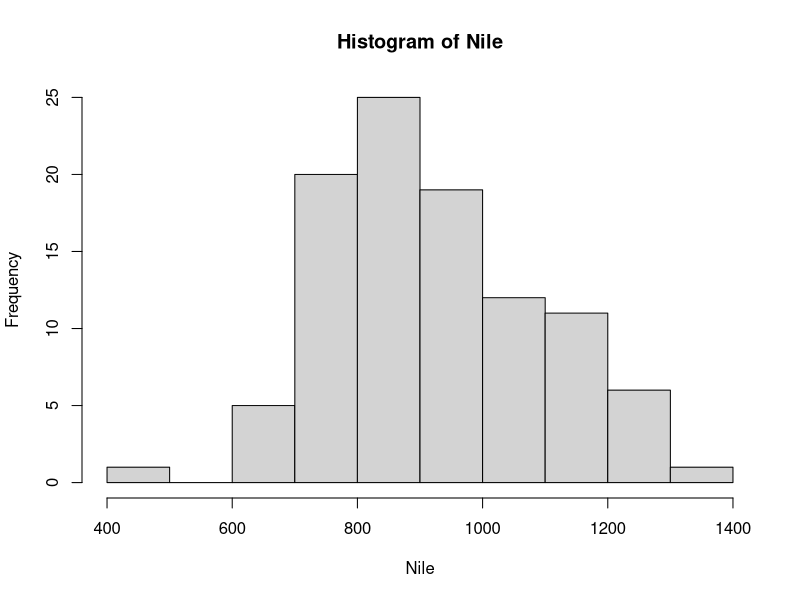
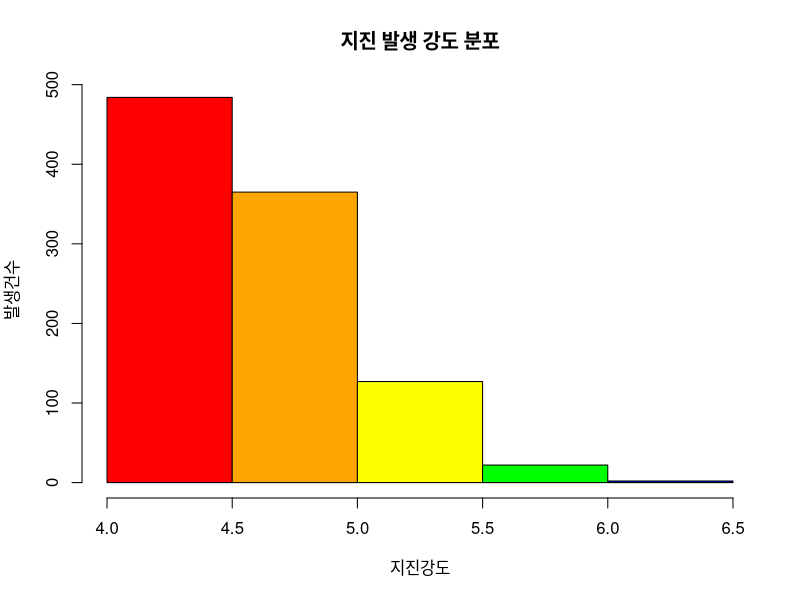
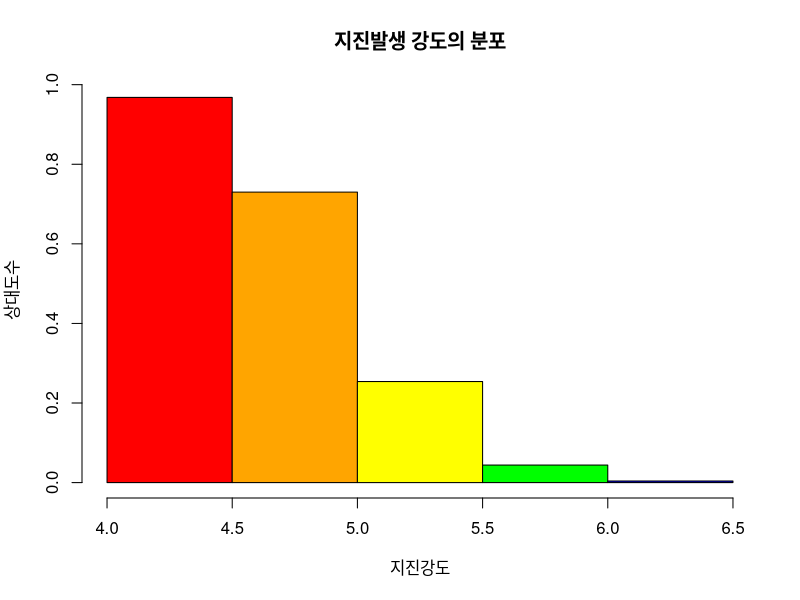
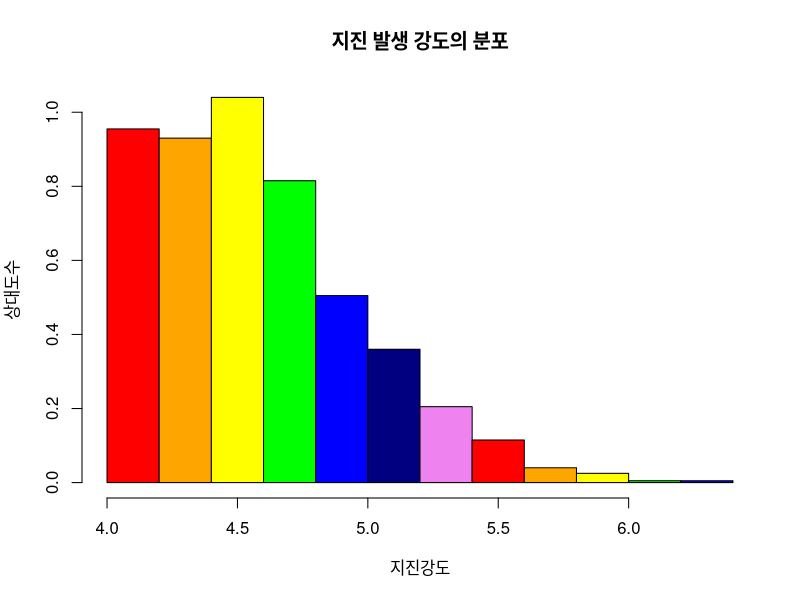
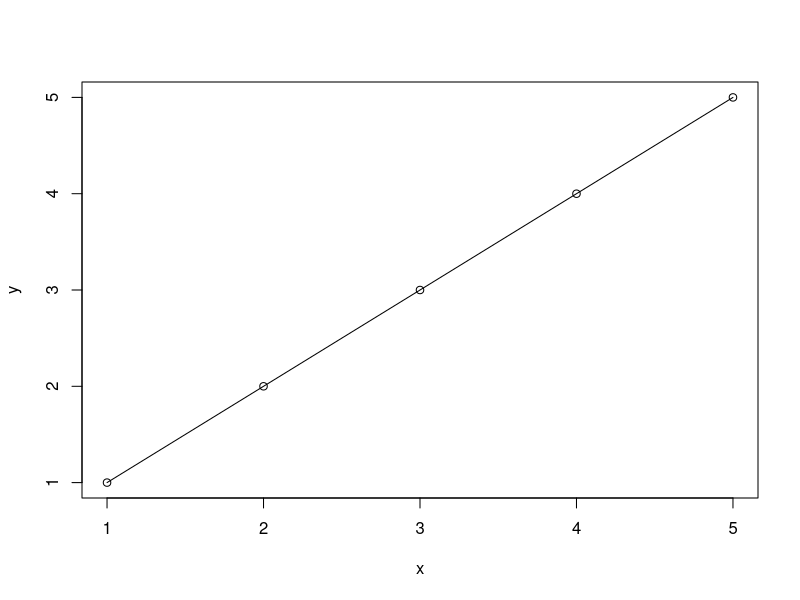
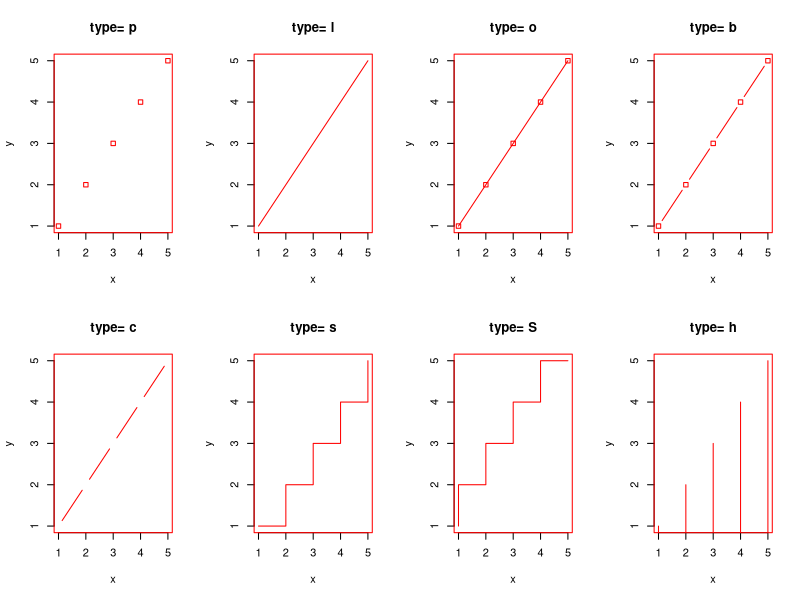

Write the R code that produced these figures, in order.
# 히스토그램: hist()함수를 이용하여 출력한다.

data()

Nile

hist(Nile)

#hist(x, breaks, 
#      freq, probability, 
#      main, xlim, ylim, col)

quakes

mag<-quakes$mag
mag
colors<-c("red", "orange", 
          "yellow", "green",
          "blue", "navy", "violet")
hist(mag, main="지진 발생 강도 분포", 
     xlab="지진강도", 
     ylab="발생건수", col=colors,
     breaks=seq(4,6.5,by=0.5))

hist(mag, main='지진발생 강도의 분포', 
     xlab="지진강도",
     ylab="상대도수",
     col=colors,
     breaks=seq(4,6.5,by=0.5),
     freq=FALSE)

fit<-hist(mag, main="지진 발생 강도의 분포",
     xlab="지진강도",
     ylab="상대도수", col=colors,
     breaks="Sturges", freq=FALSE)


#선도표(Line Charts) : lines()함수 

#사용법 lines(x,y, type=)
# 이함수는 함수 자체만으로는 그래프를 생성하지 못하고, plot명령후에 사용할 수 있다.

#type에는 p, l, o(overplotted points와lines), 
#         b,c(비어있는 경우),
#         s,S, h, n(아무것도 출력하지 않음)

x<-c(1:5); y<-x

plot(x,y, type="n")

lines(x,y, type="o") 

par(pch=22, col="red")

par(mfrow=c(2,4))
opts=c("p", "l", "o","b","c","s","S","h")

for(i in 1:length(opts)){
  head = paste("type=",opts[i])
  plot(x,y, type="n", main=head)
  lines(x,y,type=opts[i])
}














